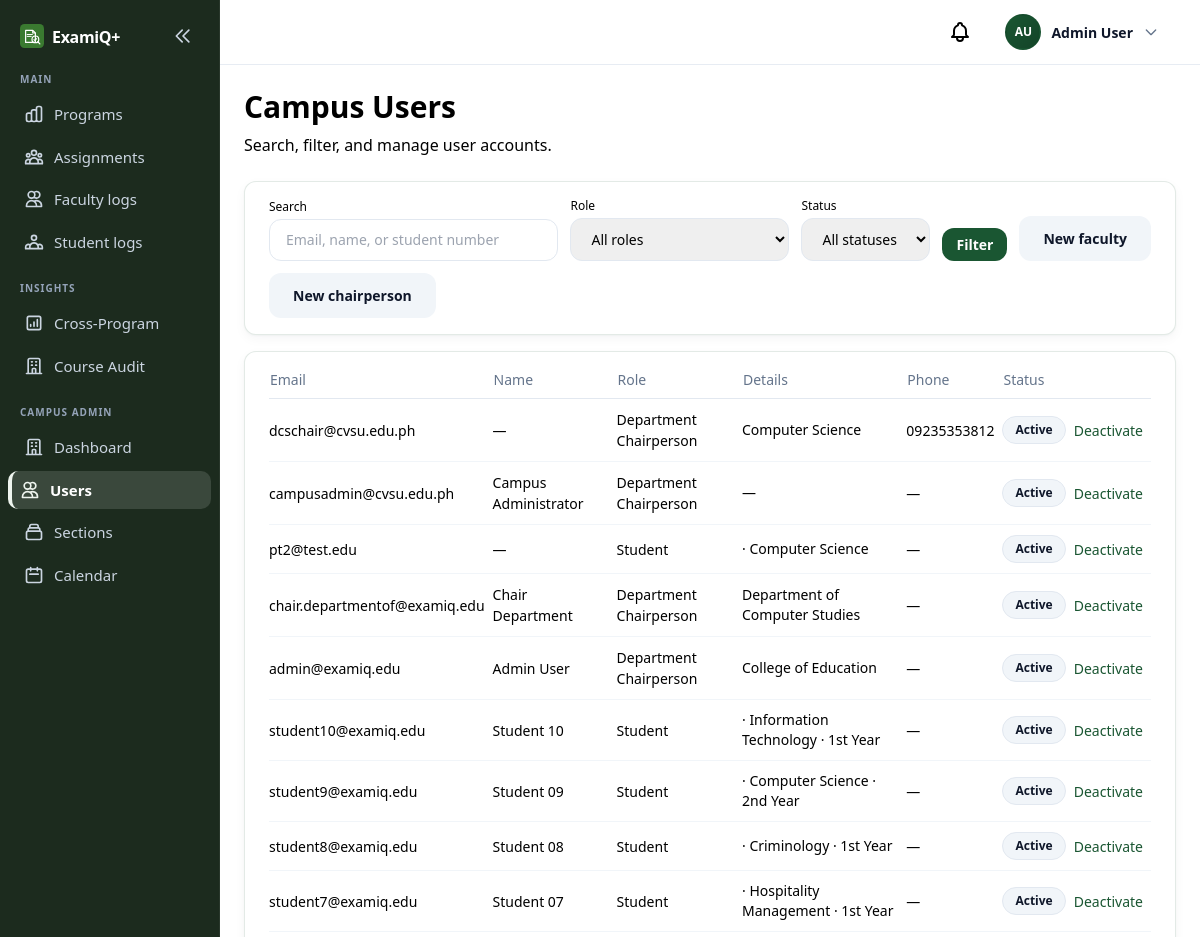
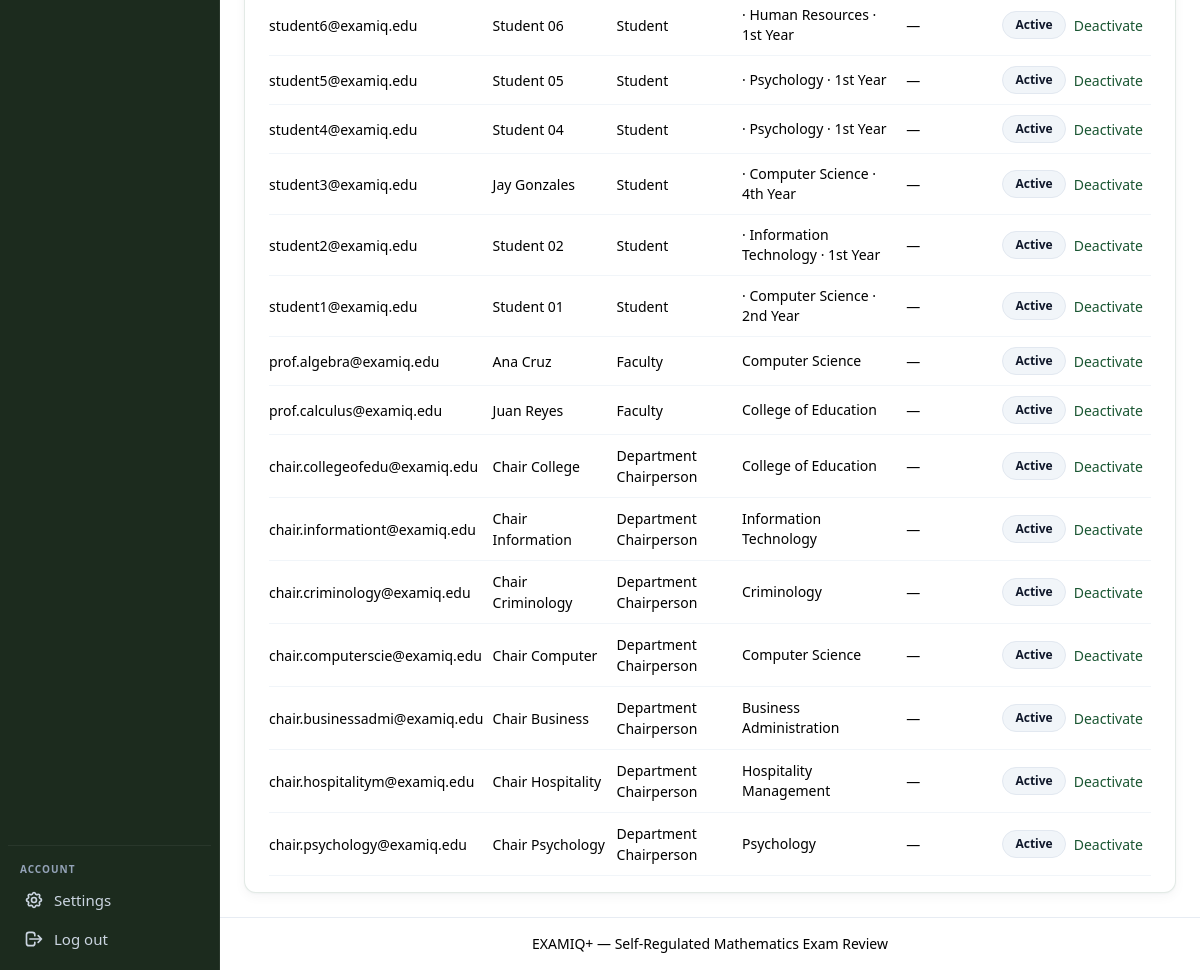
The page /campus/users/ (signed in) on the database its author committed (2 pictures, top to bottom).
### apps/users/models.py (models this page shows, shortened)
class User(AbstractUser):
    class Role(models.TextChoices):
        STUDENT = "student", "Student"
        PROFESSOR = "professor", "Faculty"
        CHAIRPERSON = "chairperson", "Department Chairperson"
        CAMPUS_ADMIN = "campus_admin", "Campus Administrator"
    class ApprovalStatus(models.TextChoices):
        APPROVED = "approved", "Approved"
        PENDING = "pending", "Pending"
        REJECTED = "rejected", "Rejected"
    class HomeDegreeProgram(models.TextChoices):
        CS = "cs", "Computer Science"
        IT = "it", "Information Technology"
        BSED_MATH = "bsed_math", "BSEd Mathematics"
        PSYCHOLOGY = "psychology", "Psychology"
        MARKETING = "marketing", "Marketing"
        HR = "hr", "Human Resources"
        HOSPITALITY = "hospitality", "Hospitality Management"
        CRIMINOLOGY = "criminology", "Criminology"
    username = None
    email = models.EmailField(unique=True)
    role = models.CharField(
        max_length=20,
        choices=Role.choices,
        default=Role.STUDENT,
    )
    department = models.ForeignKey(
        Department,
        on_delete=models.SET_NULL,
        null=True,
        blank=True,
        related_name="users",
    )
    home_degree_program = models.CharField(
        max_length=20,
        choices=HomeDegreeProgram.choices,
        blank=True,
        default="",
        help_text="Student's home degree program — scopes review course offerings.",
    )
    year_level = models.ForeignKey(
        "questions.YearLevel",
        on_delete=models.SET_NULL,
        null=True,
        blank=True,
        related_name="students",
        help_text="Student's current year level — scopes available subjects.",
    )
    section = models.ForeignKey(
        ProgramSection,
        on_delete=models.SET_NULL,
        null=True,
        blank=True,
        related_name="students",
        help_text="Student's cohort section for the current academic year.",
    )
    password_changed_at = models.DateTimeField(
        null=True,
        blank=True,
        help_text="When the user last changed their password.",
    )
    middle_name = models.CharField(max_length=150, blank=True, default="")
    profile_photo = models.ImageField(upload_to="profile_photos/", blank=True, null=True)
    student_number = models.CharField(
        max_length=9,
        unique=True,
        null=True,
        blank=True,
        help_text="Nine-digit student ID (students only).",
    )
    employee_id = models.CharField(
        max_length=50,
        blank=True,
        default="",
        help_text="Employee ID for faculty and chairperson accounts.",
    )
    phone_number = models.CharField(
        max_length=11,
        blank=True,
        default="",
        help_text="Eleven-digit mobile number.",
    )
    approval_status = models.CharField(
        max_length=20,
        choices=ApprovalStatus.choices,
        default=ApprovalStatus.APPROVED,
    )
    USERNAME_FIELD = "email"
    REQUIRED_FIELDS: list[str] = []
    objects = UserManager()
    class Meta:
        verbose_name = "User"
        verbose_name_plural = "Users"
        ordering = ["email"]
    def get_full_name(self) -> str:
        parts = [self.first_name, self.middle_name, self.last_name]
        return " ".join(part for part in parts if part).strip()
    @property
    def initials(self) -> str:
        parts = [self.first_name[:1], self.last_name[:1]]
        return "".join(p.upper() for p in parts if p) or self.email[:2].upper()

class Department(models.Model):
    name = models.CharField(max_length=200, unique=True)
    class Meta:
        verbose_name = "Department"
        verbose_name_plural = "Departments"
        ordering = ["name"]

### apps/questions/models.py (models this page shows, shortened)
class YearLevel(models.Model):
    order = models.PositiveSmallIntegerField(unique=True)
    name = models.CharField(max_length=50)
    class Meta:
        verbose_name = "Year Level"
        verbose_name_plural = "Year Levels"
        ordering = ["order"]

### apps/users/views_campus.py (the view, shortened to what this page needs)
class CampusUserListView(CampusAdminRequiredMixin, ListView):
    template_name = "campus/users/list.html"
    context_object_name = "users"
    paginate_by = 25
    def get_queryset(self):
        qs = User.objects.select_related("department", "year_level", "section")
        qs = apply_date_range(qs, self.request, "date_joined")
        qs = apply_sort(
            qs,
            self.request,
            newest_field="-date_joined",
            oldest_field="date_joined",
        )
        role = self.request.GET.get("role", "")
        if role in {choice[0] for choice in User.Role.choices}:
            qs = qs.filter(role=role)
        status = self.request.GET.get("status", "")
        if status in {
            User.ApprovalStatus.PENDING,
            User.ApprovalStatus.APPROVED,
            User.ApprovalStatus.REJECTED,
        }:
            qs = qs.filter(approval_status=status)
        search = self.request.GET.get("q", "").strip()
        return qs
    def get_context_data(self, **kwargs):
        context = super().get_context_data(**kwargs)
        context["role_filter"] = self.request.GET.get("role", "")
        context["status_filter"] = self.request.GET.get("status", "")
        context["search_query"] = self.request.GET.get("q", "")
        context["role_choices"] = User.Role.choices
        context["status_choices"] = User.ApprovalStatus.choices
        filter_names = ["role", "status", "q", "date_from", "date_to", "sort"]
        context["filter_form_fields"] = build_filter_fields(
            self.request,
            [
                {
                    "type": "search",
                    "name": "q",
                    "label": "Search",
                    "placeholder": "Name, email, or student number",
                },
                {
                    "type": "select",
                    "name": "role",
                    "label": "Role",
                    "choices": User.Role.choices,
                },
                {
                    "type": "select",
                    "name": "status",
                    "label": "Status",
                    "choices": User.ApprovalStatus.choices,
                },
                *STANDARD_DATE_SORT_FILTER_SPECS,
            ],
        )
        context["filter_has_active"] = has_active_filters(self.request, filter_names)
        context["filter_bar_compact"] = True
        return context

### apps/core/context_processors.py (called while the page is built, shortened)
def navigation_context(request):
    context = {
        "professor_courses": [],
        "sidebar_course": None,
        "summary_courses": [],
        "unread_notification_count": 0,
    }
    user = request.user
    if not user.is_authenticated:
        return context
    context["unread_notification_count"] = unread_notification_count(user)
    if user.role != User.Role.PROFESSOR:
        return context

### apps/core/filtering.py (called while the page is built, shortened)
def get_filter_param(request, name: str, default: str = "") -> str:
    return request.GET.get(name, default).strip()

def build_filter_fields(request, specs: list[dict[str, Any]]) -> list[dict[str, Any]]:
    fields: list[dict[str, Any]] = []
    for spec in specs:
        field = dict(spec)
        name = spec["name"]
        if spec["type"] == "search":
            field["value"] = get_filter_param(request, name)
        elif spec["type"] in ("select", "sort"):
            field["selected"] = get_filter_param(request, name)
        elif spec["type"] == "date":
            field["value"] = get_filter_param(request, name)
        fields.append(field)
    return fields

def has_active_filters(request, names: list[str]) -> bool:
    return any(get_filter_param(request, name) for name in names)

def apply_date_range(qs: QuerySet, request, field_name: str) -> QuerySet:
    date_from = get_filter_param(request, "date_from")
    date_to = get_filter_param(request, "date_to")
    if date_from:
        try:
            start = timezone.make_aware(datetime.strptime(date_from, "%Y-%m-%d"))
            qs = qs.filter(**{f"{field_name}__gte": start})
        except ValueError:
            pass
    return qs

def apply_sort(
    qs: QuerySet,
    request,
    *,
    newest_field: str,
    oldest_field: str | None = None,
    default: str = "newest",
) -> QuerySet:
    sort = get_filter_param(request, "sort", default)
    if sort == "oldest" and oldest_field:
        return qs.order_by(oldest_field)
    return qs.order_by(newest_field)

### apps/core/mixins.py (called while the page is built)
    def test_func(self) -> bool:
        user = self.request.user
        return user.is_authenticated and (
            user.is_superuser or user.role == User.Role.CAMPUS_ADMIN
        )

### apps/users/notification_services.py (called while the page is built)
def unread_notification_count(user: User) -> int:
    return Notification.objects.filter(user=user, read_at__isnull=True).count()

### templates/campus/users/list.html (shortened to what this page needs)
{% extends "base.html" %}
{% block content %}
{% include "components/page_header.html" with title="Campus Users" subtitle="Search, filter, and manage user accounts." %}
<div class="bento-card bento-card-inner mb-4">
    <form method="get" class="flex flex-col sm:flex-row flex-wrap gap-3 items-end">
        <div class="flex-1 min-w-[12rem]">
            <label for="q" class="block text-xs font-medium text-examiq-slate mb-1">Search</label>
            <input type="search"
                   name="q"
                   id="q"
                   value="{{ search_query }}"
                   placeholder="Email, name, or student number"
                   class="w-full rounded-xl border border-slate-200 px-4 py-2.5 text-sm text-examiq-navy focus:border-examiq-green focus:ring-2 focus:ring-green-100 outline-none">
        </div>
        <div>
            <label for="role" class="block text-xs font-medium text-examiq-slate mb-1">Role</label>
            <select name="role" id="role" class="rounded-xl border border-slate-200 px-4 py-2.5 text-sm text-examiq-navy focus:border-examiq-green outline-none">
                <option value="">All roles</option>
            </select>
        </div>
        <div>
            <label for="status" class="block text-xs font-medium text-examiq-slate mb-1">Status</label>
            <select name="status" id="status" class="rounded-xl border border-slate-200 px-4 py-2.5 text-sm text-examiq-navy focus:border-examiq-green outline-none">
                <option value="">All statuses</option>
            </select>
        </div>
        <button type="submit" class="btn-primary btn-primary-sm">Filter</button>
        <a href="{% url 'campus:create_professor' %}" class="btn-secondary btn-primary-sm">New faculty</a>
        <a href="{% url 'campus:create_chairperson' %}" class="btn-secondary btn-primary-sm">New chairperson</a>
    </form>
</div>
<div class="bento-card bento-card-inner overflow-x-auto">
    <table class="data-table w-full">
        <thead>
            <tr>
                <th>Email</th>
                <th>Name</th>
                <th>Role</th>
                <th>Details</th>
                <th>Phone</th>
                <th>Status</th>
                <th></th>
            </tr>
        </thead>
        <tbody>
            {% for campus_user in users %}
            <tr>
                <td>{{ campus_user.email }}</td>
                <td>{{ campus_user.get_full_name|default:"—" }}</td>
                <td>{{ campus_user.get_role_display }}</td>
                <td class="text-sm text-examiq-slate">
                    {% if campus_user.role == "student" %}
                        {% if campus_user.get_home_degree_program_display %} · {{ campus_user.get_home_degree_program_display }}{% endif %}
                        {% if campus_user.year_level %} · {{ campus_user.year_level.name }}{% endif %}
                    {% else %}
                        {{ campus_user.department.name|default:"—" }}
                    {% endif %}
                </td>
                <td>{{ campus_user.phone_number|default:"—" }}</td>
                <td>
                    {% if campus_user.approval_status == "pending" %}
                    <span class="profile-pill">Pending</span>
                    {% elif campus_user.approval_status == "rejected" %}
                    <span class="profile-pill">Rejected</span>
                    {% elif campus_user.is_active %}
                    <span class="profile-pill profile-pill--role">Active</span>
                    {% else %}
                    <span class="profile-pill">Inactive</span>
                    {% endif %}
                </td>
                <td class="whitespace-nowrap">
                    {% if campus_user.approval_status == "pending" %}
                    <form method="post" action="{% url 'campus:approve_user' campus_user.pk %}" class="inline">
                        {% csrf_token %}
                        <button type="submit" class="text-sm text-link">Accept</button>
                    </form>
                    <form method="post" action="{% url 'campus:reject_user' campus_user.pk %}" class="inline ml-2">
                        {% csrf_token %}
                        <button type="submit" class="text-sm text-examiq-coral hover:underline">Reject</button>
                    </form>
                    {% elif campus_user.approval_status != "rejected" %}
                    <form method="post" action="{% url 'campus:toggle_active' campus_user.pk %}" class="inline">
                        <button type="submit" class="text-sm text-link">
                            {% if campus_user.is_active %}Deactivate{% else %}Activate{% endif %}
                        </button>
                    </form>
                    {% endif %}
                </td>
            </tr>
            {% empty %}
            <tr>
                <td colspan="7" class="text-center text-sm text-examiq-slate py-8">No users match your filters.</td>
            </tr>
            {% endfor %}
        </tbody>
    </table>
</div>
{% endblock %}

### templates/components/navbar.html (shortened to what this page needs)
{% if user.is_authenticated %}
<header class="app-topbar">
    <div class="app-topbar-inner">
        <a href="{% url 'users:notifications' %}" class="relative p-2 text-examiq-slate hover:text-examiq-navy" aria-label="Notifications">
        </a>
        <div class="profile-dropdown" data-dropdown>
            <button type="button" class="profile-dropdown-trigger" data-dropdown-toggle aria-expanded="false" aria-haspopup="true">
                {% include "components/profile_avatar_upload.html" with size="nav" show_camera=False preview_id="nav-avatar-preview" %}
                <span class="profile-name hidden sm:inline">{{ user.get_full_name|default:user.email }}</span>
                <svg class="profile-chevron w-4 h-4" fill="none" stroke="currentColor" viewBox="0 0 24 24">
                    <path stroke-linecap="round" stroke-linejoin="round" stroke-width="2" d="M19 9l-7 7-7-7"/>
                </svg>
            </button>
        </div>
    </div>
</header>
{% endif %}

### templates/components/profile_avatar_upload.html (shortened to what this page needs)
{% load static %}
<div class="profile-avatar-wrap profile-avatar-wrap--{{ size|default:'form' }}">
    {% if user.profile_photo %}
    <img src="{{ user.profile_photo.url }}"
         alt=""
         class="profile-avatar-image"
         id="{% if preview_id %}{{ preview_id }}{% else %}profile-photo-preview{% endif %}">
    {% else %}
    <span class="profile-avatar profile-avatar--{{ user.role }} profile-avatar-image"
          id="{% if preview_id %}{{ preview_id }}{% else %}profile-photo-preview-fallback{% endif %}"
          aria-hidden="true">{{ user.initials }}</span>
    {% endif %}
</div>

### rows shown on the page
User: initials "AU", get_full_name "Admin User", email "admin@examiq.edu", role "Department Chairperson", department.name "College of Education", phone_number "—", approval_status "Active"
User: email "dcschair@cvsu.edu.ph", get_full_name "—", role "Department Chairperson", department.name "Computer Science", phone_number "09235353812", approval_status "Active"
User: email "campusadmin@cvsu.edu.ph", get_full_name "Campus Administrator", role "Department Chairperson", department.name "—", phone_number "—", approval_status "Active"
User: email "pt2@test.edu", get_full_name "—", role "Student", home_degree_program "Computer Science", phone_number "—", approval_status "Active"
User: email "chair.departmentof@examiq.edu", get_full_name "Chair Department", role "Department Chairperson", department.name "Department of Computer Studies", phone_number "—", approval_status "Active"
User: email "student10@examiq.edu", get_full_name "Student 10", role "Student", home_degree_program "Information Technology", year_level.name "1st Year", phone_number "—", approval_status "Active"
User: email "student9@examiq.edu", get_full_name "Student 09", role "Student", home_degree_program "Computer Science", year_level.name "2nd Year", phone_number "—", approval_status "Active"
User: email "student8@examiq.edu", get_full_name "Student 08", role "Student", home_degree_program "Criminology", year_level.name "1st Year", phone_number "—", approval_status "Active"
User: email "student7@examiq.edu", get_full_name "Student 07", role "Student", home_degree_program "Hospitality Management", year_level.name "1st Year", phone_number "—", approval_status "Active"
User: email "student6@examiq.edu", get_full_name "Student 06", role "Student", home_degree_program "Human Resources", year_level.name "1st Year", phone_number "—", approval_status "Active"
User: email "student5@examiq.edu", get_full_name "Student 05", role "Student", home_degree_program "Psychology", year_level.name "1st Year", phone_number "—", approval_status "Active"
User: email "student4@examiq.edu", get_full_name "Student 04", role "Student", home_degree_program "Psychology", year_level.name "1st Year", phone_number "—", approval_status "Active"
User: email "student3@examiq.edu", get_full_name "Jay Gonzales", role "Student", home_degree_program "Computer Science", year_level.name "4th Year", phone_number "—", approval_status "Active"
User: email "student2@examiq.edu", get_full_name "Student 02", role "Student", home_degree_program "Information Technology", year_level.name "1st Year", phone_number "—", approval_status "Active"
User: email "student1@examiq.edu", get_full_name "Student 01", role "Student", home_degree_program "Computer Science", year_level.name "2nd Year", phone_number "—", approval_status "Active"
User: email "prof.algebra@examiq.edu", get_full_name "Ana Cruz", role "Faculty", department.name "Computer Science", phone_number "—", approval_status "Active"
User: email "prof.calculus@examiq.edu", get_full_name "Juan Reyes", role "Faculty", department.name "College of Education", phone_number "—", approval_status "Active"
User: email "chair.collegeofedu@examiq.edu", get_full_name "Chair College", role "Department Chairperson", department.name "College of Education", phone_number "—", approval_status "Active"
User: email "chair.informationt@examiq.edu", get_full_name "Chair Information", role "Department Chairperson", department.name "Information Technology", phone_number "—", approval_status "Active"
User: email "chair.criminology@examiq.edu", get_full_name "Chair Criminology", role "Department Chairperson", department.name "Criminology", phone_number "—", approval_status "Active"
User: email "chair.computerscie@examiq.edu", get_full_name "Chair Computer", role "Department Chairperson", department.name "Computer Science", phone_number "—", approval_status "Active"
User: email "chair.businessadmi@examiq.edu", get_full_name "Chair Business", role "Department Chairperson", department.name "Business Administration", phone_number "—", approval_status "Active"
User: email "chair.hospitalitym@examiq.edu", get_full_name "Chair Hospitality", role "Department Chairperson", department.name "Hospitality Management", phone_number "—", approval_status "Active"
User: email "chair.psychology@examiq.edu", get_full_name "Chair Psychology", role "Department Chairperson", department.name "Psychology", phone_number "—", approval_status "Active"

### other values the page prints
{{ title }} "Campus Users"
{{ subtitle }} "Search, filter, and manage user accounts."
